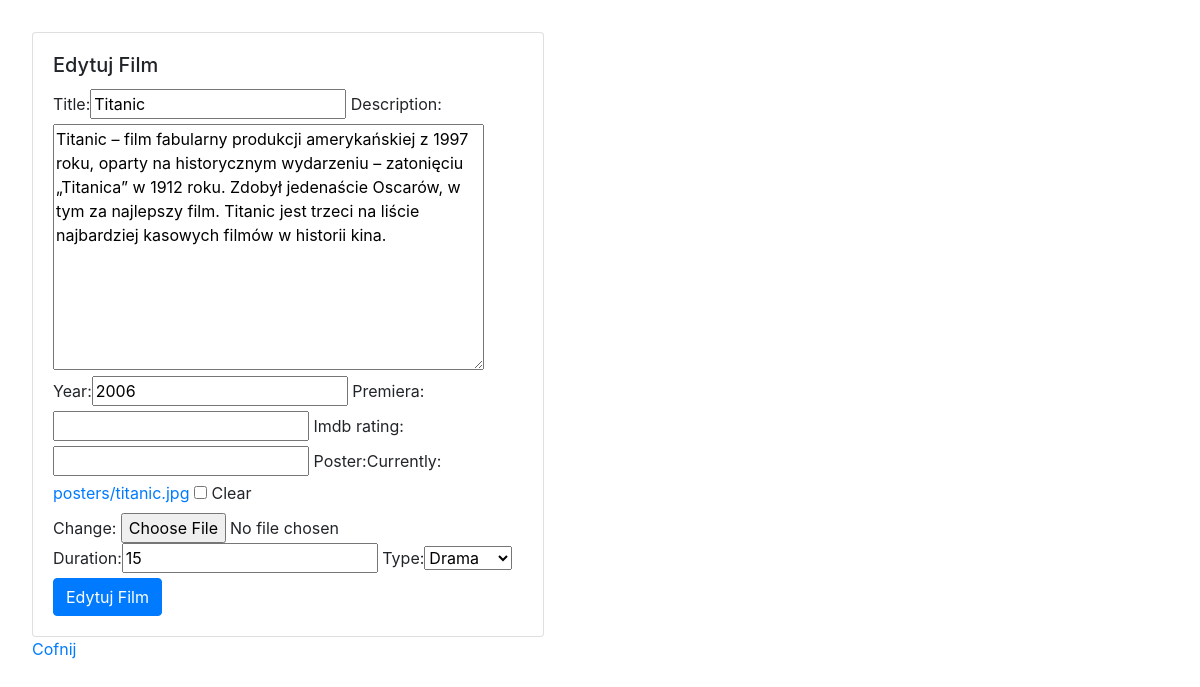
The app's page /filmy/edit/1/ (signed in) with its own data.
### filmyweb/models.py (models this page shows, shortened)
class Film(models.Model):
    title = models.CharField(max_length=64, blank=False, unique=True)
    year = models.PositiveSmallIntegerField(default=2000)
    description = models.TextField(default="")
    premiera = models.DateField(null=True, blank=True)
    imdb_rating = models.DecimalField(max_digits=4,decimal_places=2, null=True,blank=True)
    poster = models.ImageField(upload_to="posters", null=True, blank=True)
    additional = models.OneToOneField(AdditionalInformation, on_delete=models.CASCADE,null=True, blank=True)

class AdditionalInformation(models.Model):
    TYPE = {
        (0, "Inne"),
        (1, "Horror"),
        (2, "Komedia"),
        (3, "Sci-fi"),
        (4, "Drama"),
    }
    duration = models.PositiveSmallIntegerField(default=0)
    type = models.PositiveSmallIntegerField(default=0, choices=TYPE)

### filmyweb/views.py (the view)
# urls.py: path('edit/<int:id>/', edit_film, name="edit_film"),
@login_required
def edit_film(request, id):
    film = get_object_or_404(Film, pk=id)
    try:
        additional = AdditionalInformation.objects.get(film=film.id)
    except AdditionalInformation.DoesNotExist:
        additional = None
    form_film = FilmForm(request.POST or None, request.FILES or None, instance=film)
    form_additional = AdditionalInfoForm(request.POST or None, instance=additional)
    if all((form_film.is_valid(), form_additional.is_valid())):
        film = form_film.save(commit=False)
        additional = form_additional.save()
        film.additional = additional
        film.save()
        return redirect(all_films)
    return render(request, 'film_form.html', {'form': form_film,
                                              'form_additional': form_additional,
                                              'new':False})

### filmyweb/forms.py
class FilmForm(ModelForm):
    class Meta:
        model = Film
        fields = ['title','description','year','premiera','imdb_rating','poster']

class AdditionalInfoForm(ModelForm):
    class Meta:
        model = AdditionalInformation
        fields = ['duration', 'type']

### templates/film_form.html (shortened to what this page needs)
{% extends 'index.html' %}
{% load bootstrap %}
{% block page %}
    <div class="card" style="width: 32rem;">
      <div class="card-body">
              {% if new %}
                        <h5 class="card-title">Nowy Film</h5>
              {% else %}
                        <h5 class="card-title">Edytuj Film</h5>
              {% endif %}
            <form method="POST" enctype="multipart/form-data">
                {{ form|bootstrap }}
                {{ form_additional|bootstrap }}
                    {% if new %}
                        <button type="submit" class="btn btn-primary">Nowy Film</button>
                    {% else %}
                        <button type="submit" class="btn btn-primary">Edytuj Film</button>
                    {% endif %}
            </form>
      </div>
    </div>
    <a href="{% url 'all_films' %}">Cofnij</a>
{% endblock %}

### my_static/css.css (style rules this page uses)
body { padding: 2rem; }
.card { width: 36rem; }

### records on screen
Film: title "Titanic", description "Titanic – film fabularny produkcji amerykańskiej z 1997 roku, oparty na historycznym wydarzeniu – zatonięciu „Titanica” w 1912 roku. Zdobył jedenaście Oscarów, w tym za najlepszy film. Titanic jest trzeci na liście najbardziej kasowych filmów w historii kina.", year "2006"
AdditionalInformation: duration "15", type "Drama"
